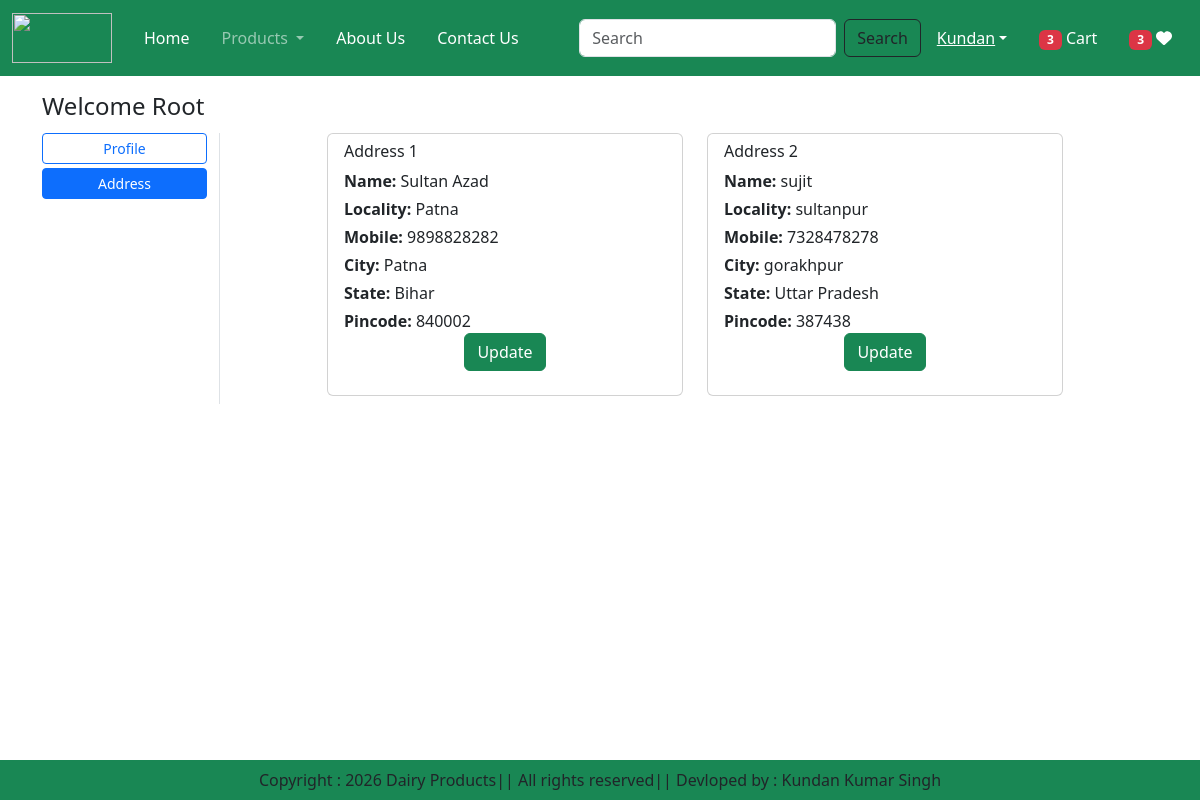
The page /address/ (signed in) on the database its author committed.
### app/models.py (models this page shows, shortened)
class Customer(models.Model):
    user = models.ForeignKey(User, on_delete=models.CASCADE)
    name = models.CharField(max_length=200)
    locality = models.CharField(max_length=200)
    city = models.CharField(max_length=50)
    mobile = models.IntegerField(default=0)
    zipcode = models.IntegerField()
    state = models.CharField(choices=STATE_CHOICES, max_length=100)

### app/views.py (the view)
# urls.py: path("address/", views.address, name="address"),
@login_required(login_url='/accounts/login/')
def address(request):
    add = Customer.objects.filter(user=request.user)
    totalitem = 0
    wishitem = 0
    if request.user.is_authenticated:
        totalitem = len(Cart.objects.filter(user=request.user))
        wishitem = len(Wishlist.objects.filter(user=request.user))
    return render(request, "app/address.html", locals())

### app/templates/app/address.html (shortened to what this page needs)
{% extends 'app/base.html' %}
{% load static %}
{% block main-content %}
<div class="container my-3">
    <div class="row mb-2">
        <h4 class="mb-1">
            Welcome
            <span class="text-capitalize">{{ request.user }}</span>
        </h4>
    </div>
    <div class="row">
        <div class="col-sm-2 border-end">
            <ul class="list-unstyled mb-1">
                <li class="d-grid mb-1">
                    <a href="{% url 'profile' %}" class="btn btn-sm btn-outline-primary">
                        Profile
                    </a>
                </li>
                <li class="d-grid">
                    <a href="{% url 'address' %}" class="btn btn-sm btn-primary">
                        Address
                    </a>
                </li>
            </ul>
        </div>
        <div class="col-sm-8 offset-sm-1">
            <div class="row">
                {% for ad in add %}
                <div class="col-sm-6 mb-2">
                    <div class="card">
                        <div class="card-body py-2">
                            <h6 class="mb-2">
                                Address {{ forloop.counter }}
                            </h6>
                            <p class="mb-1"><strong>Name:</strong> {{ ad.name }}</p>
                            <p class="mb-1"><strong>Locality:</strong> {{ ad.locality }}</p>
                            <p class="mb-1"><strong>Mobile:</strong> {{ ad.mobile }}</p>
                            <p class="mb-1"><strong>City:</strong> {{ ad.city }}</p>
                            <p class="mb-1"><strong>State:</strong> {{ ad.state }}</p>
                            <p class="mb-0"><strong>Pincode:</strong> {{ ad.zipcode }}</p>
                            <p class="text-center"><a href="{% url 'updateAddress' pk=ad.id %}"
                            type="button" class="btn btn-success">Update</a></p>
                        </div>
                    </div>
                </div>
                {% empty %}
                <p>No address found.</p>
                {% endfor %}
            </div>
        </div>
    </div>
</div>
{% endblock main-content %}

### rows shown on the page
Customer: name "Sultan Azad", locality "Patna", mobile "9898828282", city "Patna", state "Bihar", zipcode "840002"
Customer: name "sujit", locality "sultanpur", mobile "7328478278", city "gorakhpur", state "Uttar Pradesh", zipcode "387438"

### other values the page prints
{{ totalitem }} "3"
{{ wishitem }} "3"
{{ request.user }} "Root"
